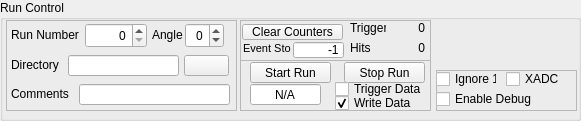
   <widget class="QGroupBox" name="runGroupbox">
    <property name="geometry">
     <rect>
      <x>10</x>
      <y>570</y>
      <width>581</width>
      <height>121</height>
     </rect>
    </property>
    <property name="font">
     <font>
      <family>Arial</family>
      <pointsize>9</pointsize>
     </font>
    </property>
    <property name="title">
     <string>Run Control</string>
    </property>
    <widget class="QLineEdit" name="userComments">
     <property name="enabled">
      <bool>true</bool>
     </property>
     <property name="geometry">
      <rect>
       <x>79</x>
       <y>84</y>
       <width>151</width>
       <height>21</height>
      </rect>
     </property>
     <property name="font">
      <font>
       <family>Arial</family>
       <pointsize>9</pointsize>
      </font>
     </property>
     <property name="alignment">
      <set>Qt::AlignRight|Qt::AlignTrailing|Qt::AlignVCenter</set>
     </property>
    </widget>
    <widget class="QLabel" name="label_3">
     <property name="geometry">
      <rect>
       <x>11</x>
       <y>27</y>
       <width>81</width>
       <height>16</height>
      </rect>
     </property>
     <property name="font">
      <font>
       <pointsize>9</pointsize>
      </font>
     </property>
     <property name="text">
      <string>Run Number</string>
     </property>
    </widget>
    <widget class="QLabel" name="label_4">
     <property name="geometry">
      <rect>
       <x>11</x>
       <y>86</y>
       <width>61</width>
       <height>16</height>
      </rect>
     </property>
     <property name="font">
      <font>
       <pointsize>9</pointsize>
      </font>
     </property>
     <property name="text">
      <string>Comments</string>
     </property>
    </widget>
    <widget class="QSpinBox" name="runNumber">
     <property name="geometry">
      <rect>
       <x>85</x>
       <y>23</y>
       <width>62</width>
       <height>25</height>
      </rect>
     </property>
     <property name="font">
      <font>
       <family>Arial</family>
       <pointsize>9</pointsize>
      </font>
     </property>
     <property name="alignment">
      <set>Qt::AlignRight|Qt::AlignTrailing|Qt::AlignVCenter</set>
     </property>
     <property name="maximum">
      <number>1000000</number>
     </property>
     <property name="value">
      <number>0</number>
     </property>
    </widget>
    <widget class="QLabel" name="label_6">
     <property name="geometry">
      <rect>
       <x>11</x>
       <y>57</y>
       <width>61</width>
       <height>16</height>
      </rect>
     </property>
     <property name="font">
      <font>
       <pointsize>9</pointsize>
      </font>
     </property>
     <property name="text">
      <string>Directory</string>
     </property>
    </widget>
    <widget class="QLineEdit" name="runDirectoryField">
     <property name="enabled">
      <bool>true</bool>
     </property>
     <property name="geometry">
      <rect>
       <x>68</x>
       <y>55</y>
       <width>111</width>
       <height>21</height>
      </rect>
     </property>
     <property name="font">
      <font>
       <family>Arial</family>
       <pointsize>9</pointsize>
      </font>
     </property>
     <property name="alignment">
      <set>Qt::AlignRight|Qt::AlignTrailing|Qt::AlignVCenter</set>
     </property>
    </widget>
    <widget class="QLabel" name="label_7">
     <property name="geometry">
      <rect>
       <x>434</x>
       <y>20</y>
       <width>141</width>
       <height>41</height>
      </rect>
     </property>
     <property name="text">
      <string/>
     </property>
     <property name="pixmap">
      <pixmap resource="../images/icons.qrc">:/images/logo.png</pixmap>
     </property>
     <property name="scaledContents">
      <bool>true</bool>
     </property>
    </widget>
    <widget class="QSpinBox" name="angle">
     <property name="geometry">
      <rect>
       <x>185</x>
       <y>23</y>
       <width>39</width>
       <height>25</height>
      </rect>
     </property>
     <property name="font">
      <font>
       <family>Arial</family>
       <pointsize>9</pointsize>
      </font>
     </property>
     <property name="alignment">
      <set>Qt::AlignRight|Qt::AlignTrailing|Qt::AlignVCenter</set>
     </property>
     <property name="minimum">
      <number>-90</number>
     </property>
     <property name="maximum">
      <number>90</number>
     </property>
     <property name="value">
      <number>0</number>
     </property>
    </widget>
    <widget class="QLabel" name="label_8">
     <property name="geometry">
      <rect>
       <x>146</x>
       <y>27</y>
       <width>41</width>
       <height>16</height>
      </rect>
     </property>
     <property name="font">
      <font>
       <pointsize>9</pointsize>
      </font>
     </property>
     <property name="text">
      <string>  Angle</string>
     </property>
    </widget>
    <widget class="QPushButton" name="stopTriggerCnt">
     <property name="geometry">
      <rect>
       <x>344</x>
       <y>62</y>
       <width>81</width>
       <height>21</height>
      </rect>
     </property>
     <property name="font">
      <font>
       <family>Arial</family>
       <pointsize>9</pointsize>
      </font>
     </property>
     <property name="text">
      <string>Stop Run</string>
     </property>
    </widget>
    <widget class="QPushButton" name="clearTriggerCnt">
     <property name="geometry">
      <rect>
       <x>242</x>
       <y>24</y>
       <width>101</width>
       <height>16</height>
      </rect>
     </property>
     <property name="font">
      <font>
       <family>Arial</family>
       <pointsize>9</pointsize>
      </font>
     </property>
     <property name="text">
      <string>Clear Counters</string>
     </property>
    </widget>
    <widget class="QPushButton" name="checkTriggers">
     <property name="geometry">
      <rect>
       <x>250</x>
       <y>62</y>
       <width>81</width>
       <height>21</height>
      </rect>
     </property>
     <property name="font">
      <font>
       <family>Arial</family>
       <pointsize>9</pointsize>
      </font>
     </property>
     <property name="text">
      <string>Start Run</string>
     </property>
    </widget>
    <widget class="QFrame" name="frame">
     <property name="geometry">
      <rect>
       <x>240</x>
       <y>20</y>
       <width>191</width>
       <height>41</height>
      </rect>
     </property>
     <property name="frameShape">
      <enum>QFrame::StyledPanel</enum>
     </property>
     <property name="frameShadow">
      <enum>QFrame::Raised</enum>
     </property>
     <widget class="QLineEdit" name="eventCountStop">
      <property name="geometry">
       <rect>
        <x>53</x>
        <y>22</y>
        <width>51</width>
        <height>16</height>
       </rect>
      </property>
      <property name="font">
       <font>
        <family>Arial</family>
        <pointsize>9</pointsize>
       </font>
      </property>
      <property name="text">
       <string>-1</string>
      </property>
      <property name="alignment">
       <set>Qt::AlignRight|Qt::AlignTrailing|Qt::AlignVCenter</set>
      </property>
     </widget>
     <widget class="QLabel" name="eventCountStopLabel">
      <property name="geometry">
       <rect>
        <x>0</x>
        <y>20</y>
        <width>51</width>
        <height>16</height>
       </rect>
      </property>
      <property name="font">
       <font>
        <family>Arial</family>
        <pointsize>8</pointsize>
       </font>
      </property>
      <property name="text">
       <string> Event Stop</string>
      </property>
     </widget>
     <widget class="QLabel" name="label_9">
      <property name="geometry">
       <rect>
        <x>110</x>
        <y>0</y>
        <width>36</width>
        <height>16</height>
       </rect>
      </property>
      <property name="font">
       <font>
        <pointsize>9</pointsize>
       </font>
      </property>
      <property name="text">
       <string>Triggers</string>
      </property>
     </widget>
     <widget class="QLabel" name="triggerCntLabel_fpga">
      <property name="geometry">
       <rect>
        <x>154</x>
        <y>0</y>
        <width>31</width>
        <height>16</height>
       </rect>
      </property>
      <property name="font">
       <font>
        <family>Arial</family>
        <pointsize>9</pointsize>
       </font>
      </property>
      <property name="text">
       <string>0</string>
      </property>
      <property name="alignment">
       <set>Qt::AlignRight|Qt::AlignTrailing|Qt::AlignVCenter</set>
      </property>
     </widget>
     <widget class="QLabel" name="label_10">
      <property name="geometry">
       <rect>
        <x>110</x>
        <y>20</y>
        <width>36</width>
        <height>16</height>
       </rect>
      </property>
      <property name="font">
       <font>
        <pointsize>9</pointsize>
       </font>
      </property>
      <property name="text">
       <string>Hits</string>
      </property>
     </widget>
     <widget class="QLabel" name="triggerCntLabel">
      <property name="geometry">
       <rect>
        <x>150</x>
        <y>20</y>
        <width>35</width>
        <height>16</height>
       </rect>
      </property>
      <property name="font">
       <font>
        <family>Arial</family>
        <pointsize>9</pointsize>
       </font>
      </property>
      <property name="text">
       <string>0</string>
      </property>
      <property name="alignment">
       <set>Qt::AlignRight|Qt::AlignTrailing|Qt::AlignVCenter</set>
      </property>
     </widget>
    </widget>
    <widget class="QFrame" name="frame_3">
     <property name="geometry">
      <rect>
       <x>240</x>
       <y>60</y>
       <width>191</width>
       <height>51</height>
      </rect>
     </property>
     <property name="frameShape">
      <enum>QFrame::StyledPanel</enum>
     </property>
     <property name="frameShadow">
      <enum>QFrame::Raised</enum>
     </property>
     <widget class="QLineEdit" name="runStatusField">
      <property name="enabled">
       <bool>true</bool>
      </property>
      <property name="geometry">
       <rect>
        <x>10</x>
        <y>24</y>
        <width>71</width>
        <height>21</height>
       </rect>
      </property>
      <property name="font">
       <font>
        <family>Arial</family>
        <pointsize>9</pointsize>
       </font>
      </property>
      <property name="text">
       <string>N/A</string>
      </property>
      <property name="alignment">
       <set>Qt::AlignCenter</set>
      </property>
      <property name="readOnly">
       <bool>true</bool>
      </property>
     </widget>
    </widget>
    <widget class="QFrame" name="frame_2">
     <property name="geometry">
      <rect>
       <x>6</x>
       <y>20</y>
       <width>231</width>
       <height>91</height>
      </rect>
     </property>
     <property name="frameShape">
      <enum>QFrame::StyledPanel</enum>
     </property>
     <property name="frameShadow">
      <enum>QFrame::Raised</enum>
     </property>
     <widget class="QPushButton" name="selectDir">
      <property name="geometry">
       <rect>
        <x>178</x>
        <y>35</y>
        <width>45</width>
        <height>21</height>
       </rect>
      </property>
      <property name="text">
       <string/>
      </property>
      <property name="icon">
       <iconset resource="../images/icons.qrc">
        <normaloff>:/images/directory.png</normaloff>:/images/directory.png</iconset>
      </property>
      <property name="iconSize">
       <size>
        <width>18</width>
        <height>20</height>
       </size>
      </property>
     </widget>
    </widget>
    <widget class="QFrame" name="frame_4">
     <property name="geometry">
      <rect>
       <x>436</x>
       <y>70</y>
       <width>141</width>
       <height>41</height>
      </rect>
     </property>
     <property name="frameShape">
      <enum>QFrame::StyledPanel</enum>
     </property>
     <property name="frameShadow">
      <enum>QFrame::Raised</enum>
     </property>
     <widget class="QCheckBox" name="ignore16">
      <property name="geometry">
       <rect>
        <x>0</x>
        <y>0</y>
        <width>61</width>
        <height>18</height>
       </rect>
      </property>
      <property name="font">
       <font>
        <family>Arial</family>
        <pointsize>9</pointsize>
       </font>
      </property>
      <property name="text">
       <string>Ignore 16</string>
      </property>
     </widget>
     <widget class="QCheckBox" name="enableDebugPB">
      <property name="geometry">
       <rect>
        <x>0</x>
        <y>20</y>
        <width>121</width>
        <height>18</height>
       </rect>
      </property>
      <property name="font">
       <font>
        <family>Arial</family>
        <pointsize>9</pointsize>
       </font>
      </property>
      <property name="text">
       <string>Enable Debug</string>
      </property>
     </widget>
     <widget class="QCheckBox" name="xadc">
      <property name="geometry">
       <rect>
        <x>70</x>
        <y>0</y>
        <width>61</width>
        <height>18</height>
       </rect>
      </property>
      <property name="font">
       <font>
        <family>Arial</family>
        <pointsize>9</pointsize>
       </font>
      </property>
      <property name="text">
       <string>XADC</string>
      </property>
     </widget>
    </widget>
    <widget class="QCheckBox" name="readTrigger">
     <property name="geometry">
      <rect>
       <x>335</x>
       <y>80</y>
       <width>91</width>
       <height>18</height>
      </rect>
     </property>
     <property name="font">
      <font>
       <family>Arial</family>
       <pointsize>9</pointsize>
      </font>
     </property>
     <property name="text">
      <string>Trigger Data</string>
     </property>
    </widget>
    <widget class="QCheckBox" name="writeData">
     <property name="geometry">
      <rect>
       <x>335</x>
       <y>94</y>
       <width>91</width>
       <height>18</height>
      </rect>
     </property>
     <property name="font">
      <font>
       <family>Arial</family>
       <pointsize>9</pointsize>
      </font>
     </property>
     <property name="text">
      <string>Write Data</string>
     </property>
     <property name="checked">
      <bool>true</bool>
     </property>
    </widget>
    <zorder>label_7</zorder>
    <zorder>frame_4</zorder>
    <zorder>frame_2</zorder>
    <zorder>frame</zorder>
    <zorder>frame_3</zorder>
    <zorder>userComments</zorder>
    <zorder>label_3</zorder>
    <zorder>label_4</zorder>
    <zorder>runNumber</zorder>
    <zorder>label_6</zorder>
    <zorder>runDirectoryField</zorder>
    <zorder>angle</zorder>
    <zorder>label_8</zorder>
    <zorder>stopTriggerCnt</zorder>
    <zorder>clearTriggerCnt</zorder>
    <zorder>checkTriggers</zorder>
    <zorder>readTrigger</zorder>
    <zorder>writeData</zorder>
   </widget>
